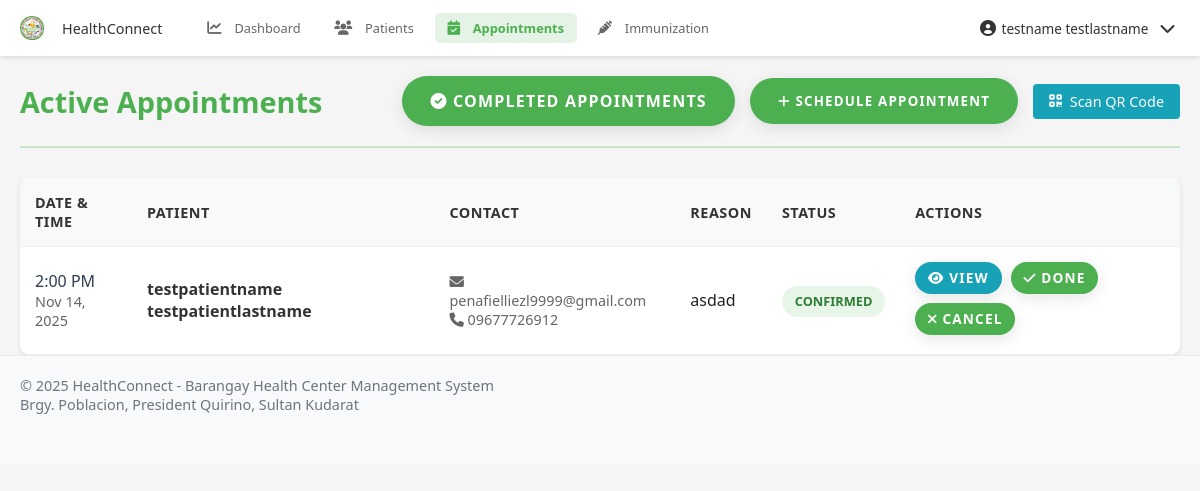
Page /pages/health_worker/appointments.php (signed in) on the earlier database version.
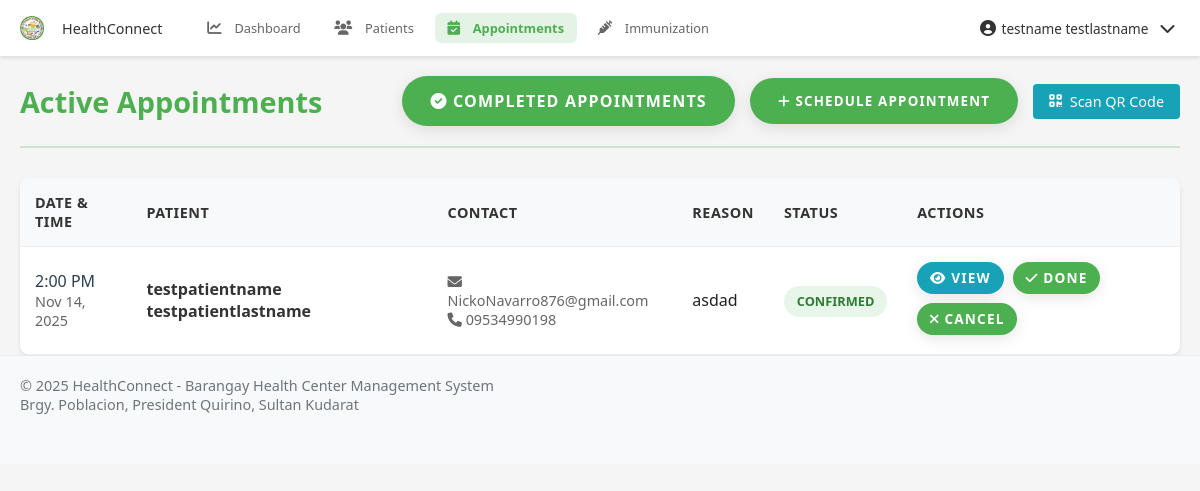
Same page on the later database version.
### tables this page shows
CREATE TABLE `appointments` (
  `appointment_id` int(11) NOT NULL,
  `patient_id` int(11) DEFAULT NULL,
  `health_worker_id` int(11) DEFAULT NULL,
  `appointment_date` date DEFAULT NULL,
  `appointment_time` time DEFAULT NULL,
  `status_id` int(11) DEFAULT NULL,
  `reason` text DEFAULT NULL,
  `notes` text DEFAULT NULL,
  `sms_notification_sent` tinyint(1) DEFAULT 0,
  `created_at` timestamp NOT NULL DEFAULT current_timestamp(),
  `updated_at` timestamp NOT NULL DEFAULT current_timestamp() ON UPDATE current_timestamp()
);

CREATE TABLE `users` (
  `user_id` int(11) NOT NULL,
  `role_id` int(11) DEFAULT NULL,
  `username` varchar(50) NOT NULL,
  `email` varchar(100) NOT NULL,
  `password` varchar(255) NOT NULL,
  `mobile_number` varchar(20) DEFAULT NULL,
  `first_name` varchar(100) NOT NULL,
  `middle_name` varchar(100) DEFAULT NULL,
  `last_name` varchar(100) NOT NULL,
  `gender` enum('Male','Female','Other') DEFAULT NULL,
  `date_of_birth` date DEFAULT NULL,
  `address` text DEFAULT NULL,
  `profile_picture` varchar(255) DEFAULT NULL,
  `is_active` tinyint(1) DEFAULT 1,
  `last_login` datetime DEFAULT NULL,
  `otp` varchar(6) DEFAULT NULL,
  `otp_expiry` datetime DEFAULT NULL,
  `created_at` timestamp NOT NULL DEFAULT current_timestamp(),
  `updated_at` timestamp NOT NULL DEFAULT current_timestamp() ON UPDATE current_timestamp()
);

CREATE TABLE `appointment_status` (
  `status_id` int(11) NOT NULL,
  `status_name` varchar(50) NOT NULL,
  `created_at` timestamp NOT NULL DEFAULT current_timestamp()
);

### pages/health_worker/appointments.php (the view, shortened to what the changed rows need)
<?php
$database = new Database();
$pdo = $database->getConnection();
try {
    $query = "SELECT health_worker_id FROM health_workers WHERE user_id = ?";
    $stmt = $pdo->prepare($query);
    $stmt->execute([$_SESSION['user_id']]);
    $health_worker = $stmt->fetch(PDO::FETCH_ASSOC);
    $health_worker_id = $health_worker['health_worker_id'];
} catch (PDOException $e) {
    error_log("Error fetching health worker ID: " . $e->getMessage());
    header('Location: /connect/pages/login.php');
    exit();
}
try {
    $query = "SELECT a.appointment_id as id, a.appointment_date, a.appointment_time, a.notes, a.status_id, a.reason,
                     u.first_name, u.last_name, u.email, u.mobile_number as patient_phone,
                     s.status_name as status
              FROM appointments a
              JOIN patients p ON a.patient_id = p.patient_id
              JOIN users u ON p.user_id = u.user_id
              JOIN appointment_status s ON a.status_id = s.status_id
              WHERE a.health_worker_id = ? AND a.status_id != 3
              ORDER BY a.appointment_date ASC, a.appointment_time ASC";
    $stmt = $pdo->prepare($query);
    $stmt->execute([$health_worker_id]);
    $appointments = $stmt->fetchAll(PDO::FETCH_ASSOC);
} catch (PDOException $e) {
    error_log("Error fetching appointments: " . $e->getMessage());
    $appointments = [];
}
?>
<!DOCTYPE html>
<html lang="en">
<head>
    <?php include __DIR__ . '/../../includes/header_links.php'; ?>
</head>
<body>
    <div class="container">
        <div class="page-header">
            <h1>Active Appointments</h1>
        </div>
        <div class="appointments-table-container">
            <?php if (empty($appointments)): ?>
            <div class="empty-state">
                <i class="fas fa-calendar-times"></i>
                <h3>No Appointments Found</h3>
                <p>There are no appointments matching your search criteria.</p>
            </div>
            <?php else: ?>
            <table class="appointments-table">
                <thead>
                    <tr>
                        <th>Date & Time</th>
                        <th>Patient</th>
                        <th>Contact</th>
                        <th>Reason</th>
                        <th>Status</th>
                        <th>Actions</th>
                    </tr>
                </thead>
                <tbody>
                    <?php foreach ($appointments as $appointment): ?>
                    <tr class="<?php echo strtolower($appointment['status']); ?>" data-appointment-id="<?php echo $appointment['id']; ?>">
                        <td>
                            <div class="table-datetime">
                                <?php echo date('g:i A', strtotime($appointment['appointment_time'])); ?>
                            </div>
                            <div class="table-date">
                                <?php echo date('M d, Y', strtotime($appointment['appointment_date'])); ?>
                            </div>
                        </td>
                        <td>
                            <div class="table-patient-name">
                                <?php echo htmlspecialchars($appointment['first_name'] . ' ' . $appointment['last_name']); ?>
                            </div>
                        </td>
                        <td>
                            <div class="table-contact-info">
                                <div><i class="fas fa-envelope"></i> <?php echo htmlspecialchars($appointment['email']); ?></div>
                                <div><i class="fas fa-phone"></i> <?php echo htmlspecialchars($appointment['patient_phone']); ?></div>
                            </div>
                        </td>
                        <td>
                            <div class="table-reason" title="<?php echo htmlspecialchars($appointment['reason'] ?? 'N/A'); ?>">
                                <?php echo htmlspecialchars($appointment['reason'] ?? 'N/A'); ?>
                            </div>
                        </td>
                        <td>
                            <span class="table-status-badge <?php echo strtolower($appointment['status']); ?>">
                                <?php echo ucfirst($appointment['status']); ?>
                            </span>
                        </td>
                        <td>
                            <div class="table-actions">
                                <a href="/connect/pages/health_worker/view_appointment.php?id=<?php echo $appointment['id']; ?>" class="btn btn-info" title="View Details">
                                    <i class="fas fa-eye"></i> View
                                </a>
                                <?php if ($appointment['status'] === 'Scheduled' || $appointment['status'] === 'Confirmed'): ?>
                                <button class="btn btn-success" onclick="updateStatus(<?php echo $appointment['id']; ?>, 'Done')" title="Mark as Done">
                                    <i class="fas fa-check"></i> Done
                                </button>
                                <button class="btn btn-danger" onclick="updateStatus(<?php echo $appointment['id']; ?>, 'Cancelled')" title="Cancel Appointment">
                                    <i class="fas fa-times"></i> Cancel
                                </button>
                                <?php endif; ?>
                            </div>
                        </td>
                    </tr>
                    <?php endforeach; ?>
                </tbody>
            </table>
            <?php endif; ?>
        </div>
    </div>
</body>
</html>

Differences in the rows shown:
changed through a linked row, appointments "2:00 PM": users.email "penafielliezl9999@gmail.com" → "NickoNavarro876@gmail.com"; users.mobile_number "09677726912" → "09534990198"
